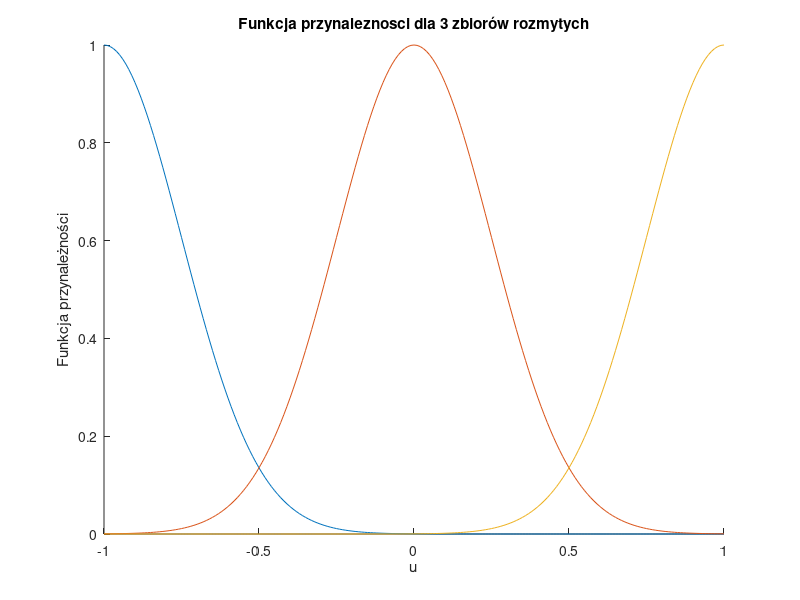

Write the MATLAB code that produced this figure. (Note: this script raises an error after producing the figure.)
clear all; clc

draw = true;
sa = true;


%% Inicjalizacja zmienych

Upp = 0;
Ypp = 0;

err = 0;

T = 0.5;

Umin = -1;
Umax = 1;

kp = 100;
kk = kp+800;

U(1:kp,1) = Upp;
Y(1:kp,1) = Ypp;
e(1:kp) = 0;

%% Zmiana wartości zadanej

y_zad(1:kp) = 0;
y_zad(kp:350) = 11;
y_zad(350:600) = -0.1;
y_zad(600:kk) = 5;


%% Prametry fukncji przyneleznosci
il = 3; %Ilosc regualtorów
% w = zeros(il,kk);

%Zmienne zadaniowe
u_min = -1;
u_max = 1;


d = (u_max-u_min)/(il-1); %szerokości funkcji przynależnośći
spread = d/4;

%Wybranie punktu pracy
ur0 = ones(1,il);
ur0(1) = u_min;
    for i = 2:il-1
        ur0(i) = ur0(i-1) + d;
    end
ur0(il) = ur0(il-1) + d;

%% Rysowanie funkcji przyneleżności
if draw
    u = (u_min:0.01:u_max)';
    figure
    hold on
    %Plotter funkcji przynaleznosci
    for i = 1:il
        if i == 1
            plot(u,gaussmf(u,[spread, ur0(1)]));
        elseif i == il
            plot(u,gaussmf(u,[spread, ur0(i)]));
        else
            plot(u,gaussmf(u,[spread, ur0(i)]));        
        end
    end
    xlabel("u"); ylabel("Funkcja przynależności");
    title(sprintf("Funkcja przynaleznosci dla %i zbiorów rozmytych",il))
    hold off
end

%% Parametry Regulatora 1

Kp1 = 2;
Ti1 = 10000;
Td1 = 1;

%% Parametry Regulatora 2

Kp2 = 6;
Ti2 = 10000;
Td2 = 1;


%% Parametry Regulatora 3

Kp3 = 9;
Ti3 = 10000;
Td3 = 1;


r01 = Kp1*(1 + T/(2*Ti1) + Td1/T);
r11 = Kp1*(T/(2*Ti1) - (2*Td1)/T -1);
r21 = Kp1*Td1/T;

r02 = Kp2*(1 + T/(2*Ti2) + Td2/T);
r12 = Kp2*(T/(2*Ti2) - (2*Td2)/T -1);
r22 = Kp2*Td2/T;

r03 = Kp3*(1 + T/(2*Ti3) + Td3/T);
r13 = Kp3*(T/(2*Ti3) - (2*Td3)/T -1);
r23 = Kp3*Td3/T;



%% Symulacja obiektu

for k = kp:kk
    Y(k) = symulacja_obiektu1y_p3(U(k-5),U(k-6),Y(k-1),Y(k-2));
  
    for i = 1:il
        if i == 1
            w(1,k) = gaussmf(U(k-1),[spread, ur0(1)]);
        elseif i == il
            w(il,k) = gaussmf(U(k-1),[spread, ur0(il)]);
        else
            w(i,k) = gaussmf(U(k-1),[spread, ur0(i)]);   
        end
    end
    
    
    e(k) = y_zad(k) - Y(k);

    %U1
    U_1 = U(k-1) + r01*e(k) + r11*e(k-1) + r21*e(k-2);

    %U2
    U_2 = U(k-1) + r02*e(k) + r12*e(k-1) + r22*e(k-2);

    %U3
    U_3 = U(k-1) + r03*e(k) + r13*e(k-1) + r23*e(k-2);
    
    
    U_now = (U_1 * w(1,k) + U_2 * w(2,k) + U_3 * w(3,k))/(sum(w(:,k))*3);


    if U_now < -1
        U_now = 1;
    elseif U_now > 1
        U_now = 1;
    end
    
    
    U(k) = U_now;

    err = err + (y_zad(k) - Y(k))^2;

end

display(err)

iteracja = 0:1:kk-1;

display(err)
figure;
stairs(1:kk,Y)
hold on
stairs(1:kk,y_zad,"--")
hold off
legend("y(k)","y_z_a_d(k)")
title("Odpowiedź obiektu na regulację z rozmytym regulatorem PID");
name = sprintf("PIDF_%f_%f_%f_przeb.pdf",Kp1,Kp2,Kp3);
if sa
    exportgraphics(gca,name);
end

figure;
stairs(iteracja, U)
title("Sterowanie rozmytego regulatora PID");
xlabel('k'); ylabel("u");
% legend("Sterowanie regulatora", "Location", "best")
name = sprintf("PIDF_%f_%f_%f_ster.pdf",Kp1,Kp2,Kp3);
if sa
    exportgraphics(gca,name)
end